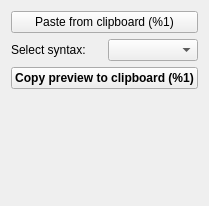
       <widget class="QWidget" name="tab_clipboard">
        <attribute name="title">
         <string>Clipboard</string>
        </attribute>
        <layout class="QVBoxLayout" name="verticalLayout_15">
         <item>
          <widget class="QPushButton" name="pbPasteFromCB">
           <property name="toolTip">
            <string>Paste clipboard content into the preview window.</string>
           </property>
           <property name="text">
            <string>Paste from clipboard (%1)</string>
           </property>
           <property name="icon">
            <iconset resource="highlight-gui.qrc">
             <normaloff>:/file.png</normaloff>:/file.png</iconset>
           </property>
          </widget>
         </item>
         <item>
          <layout class="QHBoxLayout" name="horizontalLayout_23">
           <item>
            <widget class="QLabel" name="label_13">
             <property name="text">
              <string>Select syntax:</string>
             </property>
            </widget>
           </item>
           <item>
            <widget class="QComboBox" name="comboSelectSyntax">
             <property name="toolTip">
              <string>Select the correct syntax of the code snippet.</string>
             </property>
            </widget>
           </item>
          </layout>
         </item>
         <item>
          <widget class="QPushButton" name="pbCopyToCP">
           <property name="font">
            <font>
             <weight>75</weight>
             <bold>true</bold>
            </font>
           </property>
           <property name="toolTip">
            <string>Copy highlighted code into the clipboard.</string>
           </property>
           <property name="text">
            <string>Copy preview to clipboard (%1)</string>
           </property>
          </widget>
         </item>
         <item>
          <spacer name="verticalSpacer_12">
           <property name="orientation">
            <enum>Qt::Vertical</enum>
           </property>
           <property name="sizeHint" stdset="0">
            <size>
             <width>20</width>
             <height>106</height>
            </size>
           </property>
          </spacer>
         </item>
        </layout>
       </widget>
